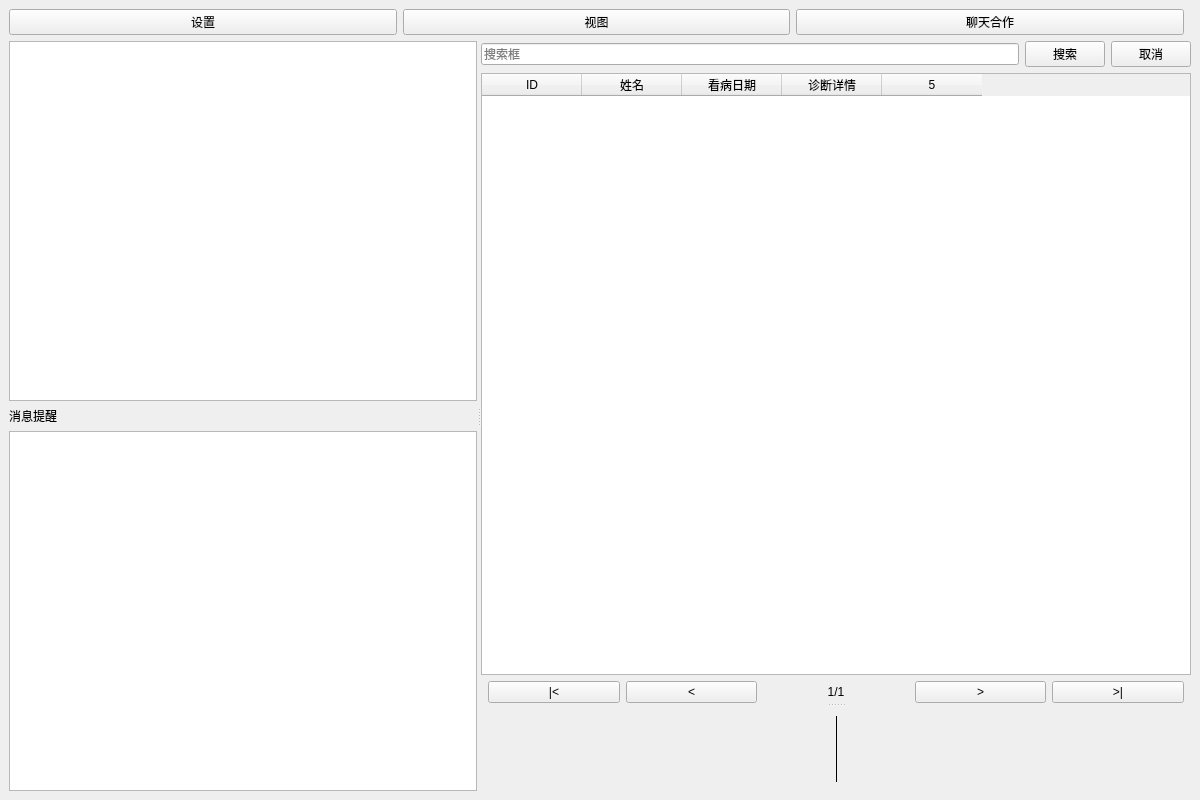
<ui version="4.0">
 <class>DoctorUI</class>
 <widget class="QMainWindow" name="DoctorUI">
  <property name="geometry">
   <rect>
    <x>100</x>
    <y>100</y>
    <width>1200</width>
    <height>800</height>
   </rect>
  </property>
  <property name="windowTitle">
   <string>医生界面</string>
  </property>
  <widget class="QWidget" name="centralwidget">
   <layout class="QVBoxLayout" name="mainLayout">
    <!-- 顶部导航栏 -->
    <item>
     <layout class="QHBoxLayout" name="topLayout">
      <item>
       <widget class="QPushButton" name="settingsButton">
        <property name="text">
         <string>设置</string>
        </property>
       </widget>
      </item>
      <item>
       <widget class="QPushButton" name="viewButton">
        <property name="text">
         <string>视图</string>
        </property>
       </widget>
      </item>
	<item>
       <widget class="QPushButton" name="chatCollaButton">
        <property name="text">
         <string>聊天合作</string>
        </property>
       </widget>
      </item>
      <item>
       <spacer name="horizontalSpacer">
        <property name="orientation">
         <enum>Qt::Horizontal</enum>
        </property>
       </spacer>
      </item>
     </layout>
    </item>
    <!-- 主分割器 -->
    <item>
     <widget class="QSplitter" name="mainSplitter">
      <property name="orientation">
       <enum>Qt::Horizontal</enum>
      </property>
      <!-- 左侧 -->
      <widget class="QWidget" name="leftWidget">
       <layout class="QVBoxLayout" name="leftLayout">
        <item>
         <widget class="QListWidget" name="patientList"/>
        </item>
        <item>
         <widget class="QLabel" name="messageLabel">
          <property name="text">
           <string>消息提醒</string>
          </property>
         </widget>
        </item>
        <item>
         <widget class="QListWidget" name="messageList"/>
        </item>
       </layout>
      </widget>
      <!-- 右侧分割器 -->
      <widget class="QSplitter" name="rightSplitter">
       <property name="orientation">
        <enum>Qt::Vertical</enum>
       </property>
       <!-- 上部表格 -->
       <widget class="QWidget" name="tableWidgetContainer">
        <layout class="QVBoxLayout" name="tableLayout">
         <item>
          <layout class="QHBoxLayout">
           <item>
            <widget class="QLineEdit" name="searchBox">
             <property name="placeholderText">
              <string>搜索框</string>
             </property>
            </widget>
           </item>
           <item>
            <widget class="QPushButton" name="searchButton">
             <property name="text">
              <string>搜索</string>
             </property>
            </widget>
           </item>
           <item>
            <widget class="QPushButton" name="cancelButton">
             <property name="text">
              <string>取消</string>
             </property>
            </widget>
           </item>
          </layout>
         </item>
         <item>
          <widget class="QTableWidget" name="tableWidget">
           <property name="columnCount">
            <number>5</number>
           </property>
           <property name="alternatingRowColors">
            <bool>true</bool>
           </property>
           <column>
            <property name="text">
             <string>ID</string>
            </property>
           </column>
           <column>
            <property name="text">
             <string>姓名</string>
            </property>
           </column>
           <column>
            <property name="text">
             <string>看病日期</string>
            </property>
           </column>
           <column>
            <property name="text">
             <string>诊断详情</string>
            </property>
           </column>
          </widget>
         </item>
         <item>
          <layout class="QHBoxLayout" name="pageControlsLayout">
           <item>
            <spacer name="leftSpacer">
             <property name="orientation">
              <enum>Qt::Horizontal</enum>
             </property>
            </spacer>
           </item>
           <item>
            <widget class="QPushButton" name="firstPageButton">
             <property name="text">
              <string>|&lt;</string>
             </property>
            </widget>
           </item>
           <item>
            <widget class="QPushButton" name="previousPageButton">
             <property name="text">
              <string>&lt;</string>
             </property>
            </widget>
           </item>
           <item>
            <spacer name="pageSpacerLeft">
             <property name="orientation">
              <enum>Qt::Horizontal</enum>
             </property>
             <property name="sizeType">
              <enum>QSizePolicy::Expanding</enum>
             </property>
            </spacer>
           </item>
           <item>
            <widget class="QLabel" name="pageLabel">
             <property name="text">
              <string>1/1</string>
             </property>
             <property name="alignment">
              <set>Qt::AlignCenter</set>
             </property>
            </widget>
           </item>
           <item>
            <spacer name="pageSpacerRight">
             <property name="orientation">
              <enum>Qt::Horizontal</enum>
             </property>
             <property name="sizeType">
              <enum>QSizePolicy::Expanding</enum>
             </property>
            </spacer>
           </item>
           <item>
            <widget class="QPushButton" name="nextPageButton">
             <property name="text">
              <string>&gt;</string>
             </property>
            </widget>
           </item>
           <item>
            <widget class="QPushButton" name="lastPageButton">
             <property name="text">
              <string>&gt;|</string>
             </property>
            </widget>
           </item>
           <item>
            <spacer name="rightSpacer">
             <property name="orientation">
              <enum>Qt::Horizontal</enum>
             </property>
            </spacer>
           </item>
          </layout>
         </item>
        </layout>
       </widget>
       <!-- 下部详情 -->
       <widget class="QFrame" name="detailsFrame">
        <layout class="QHBoxLayout" name="detailsLayout">
         <item>
          <layout class="QVBoxLayout" name="patientInfoLayout">
           <item>
            <widget class="QLabel" name="patientInfoLabel">
             <property name="text">
              <string></string>
             </property>
             <property name="wordWrap">
              <bool>true</bool>
             </property>
            </widget>
           </item>
          </layout>
         </item>
         <item>
          <widget class="QFrame" name="divider">
           <property name="frameShape">
            <enum>QFrame::VLine</enum>
           </property>
          </widget>
         </item>
         <item>
          <layout class="QVBoxLayout" name="patientHistoryLayout">
           <item>
            <widget class="QLabel" name="patientHistoryLabel">
             <property name="text">
              <string></string>
             </property>
             <property name="wordWrap">
              <bool>true</bool>
             </property>
            </widget>

           </item>
          </layout>

         </item>
        </layout>
       </widget>
      </widget>
     </widget>
    </item>
   </layout>
  </widget>
 </widget>
 <resources/>
 <connections/>
</ui>
